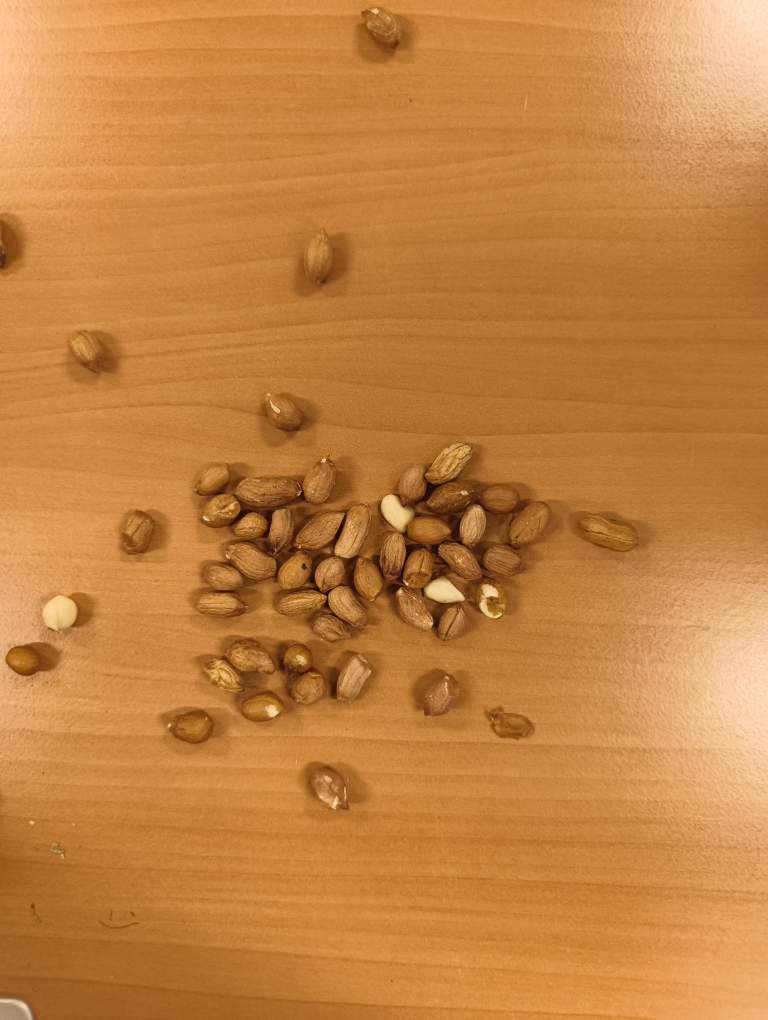
#> input picture dados/grain_detection/photos/test/peanuts_0006.jpg, 3072 x 4080 px (shown at 1/4 size)
$ python -i segmentacao.py   (imports and definitions only)   (older library calls are emulated)
#> lines starting #> are read from the running program, lines starting #| are printed output that depends on the picture; after the words box and inside, x2 and y2 are one past the last pixel; in counts of white or black regions, pixels touching at a corner belong together
#> further down, picture is the input picture: shape (4080, 3072, 3); mean B, G, R 64.9, 130.2, 195.7
# Separação objeto/fundo: redimensionamento, suavização, limiarização
# (Otsu ou HSV) e morfologia (abertura/fechamento). Saída: imagem binária 0/255.

import cv2
import numpy as np

# Parâmetros da detecção do tipo de fundo (definidos olhando só as fotos de val)
FRACAO_CANTO = 1 / 20   # lado do quadrado de cada canto, em fração do maior lado
LIMIAR_PRETO = 15       # brilho abaixo disso conta como preto (0 a 255)


def tem_fundo_escuro(imagem):

    # Fotos de mesa escura são recortadas em círculo: os 4 cantos ficam pretos
    cinza = cv2.cvtColor(imagem[..., :3], cv2.COLOR_BGR2GRAY)
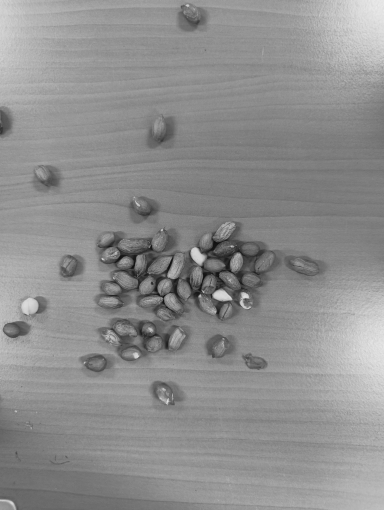
#> cinza: shape (4080, 3072) (shown at 1/8 size); min 8, max 236, mean 142.3
    k = int(max(cinza.shape) * FRACAO_CANTO)
    cantos = np.concatenate([
        cinza[:k, :k].ravel(), cinza[:k, -k:].ravel(),
        cinza[-k:, :k].ravel(), cinza[-k:, -k:].ravel(),
    ])
    return (cantos < LIMIAR_PRETO).mean() > 0.5


# [25 lines left out: function segmentar_fundo_escuro, not called in this run]


def segmentar_fundo_madeira(imagem):

    el = lambda n: cv2.getStructuringElement(cv2.MORPH_ELLIPSE, (n, n))

    img = cv2.resize(imagem[..., :3], (1000, int(1000* imagem.shape[0] / imagem.shape[1])), interpolation=cv2.INTER_AREA)

    L = cv2.medianBlur(cv2.cvtColor(img, cv2.COLOR_BGR2LAB)[..., 0], 11).astype(np.float32)

    grad = cv2.magnitude(cv2.Sobel(L, cv2.CV_32F, 1, 0), cv2.Sobel(L, cv2.CV_32F, 0 , 1))
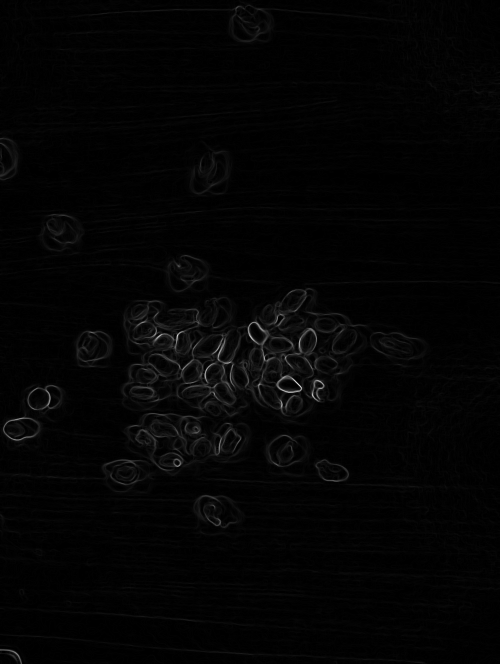
#> grad: shape (1328, 1000) float32 (shown at 1/2 size); min 0, max 420.1, mean 7.1; drawn with min black and max white
    borda = cv2.morphologyEx((grad > 20).astype(np.uint8) * 255, cv2.MORPH_CLOSE, el(15))
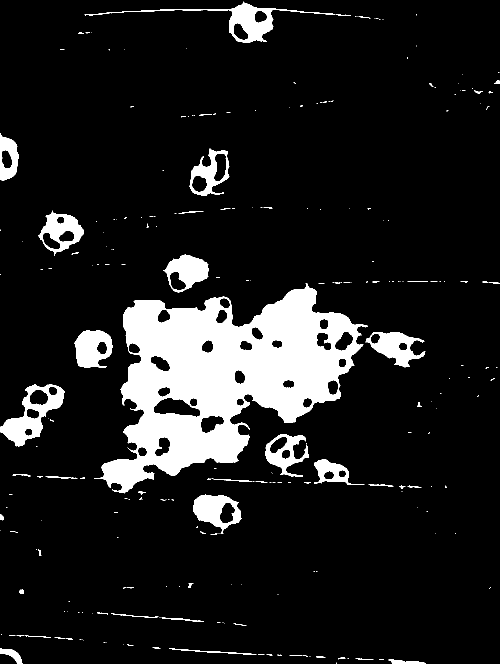
#> borda: shape (1328, 1000) (shown at 1/2 size); 11.4% white; 251 white regions (189 under 20 px), largest, box (x1, y1, x2, y2) and area: (188, 567, 736, 987) 106744, (0, 769, 130, 893) 5880, (169, 3, 670, 85) 5151
    fundo = cv2.bitwise_not(borda)
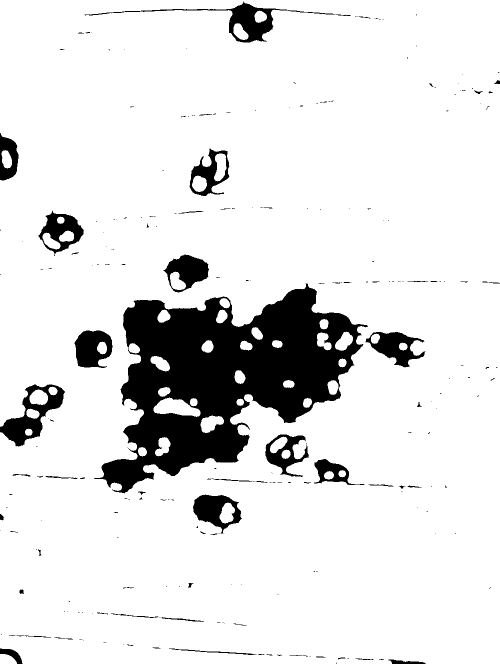
#> fundo: shape (1328, 1000) (shown at 1/2 size); 88.6% white; 251 black regions (189 under 20 px), largest, box (x1, y1, x2, y2) and area: (188, 567, 736, 987) 106744, (0, 769, 130, 893) 5880, (169, 3, 670, 85) 5151
    cv2.floodFill(fundo, None, (0, 0), 0)
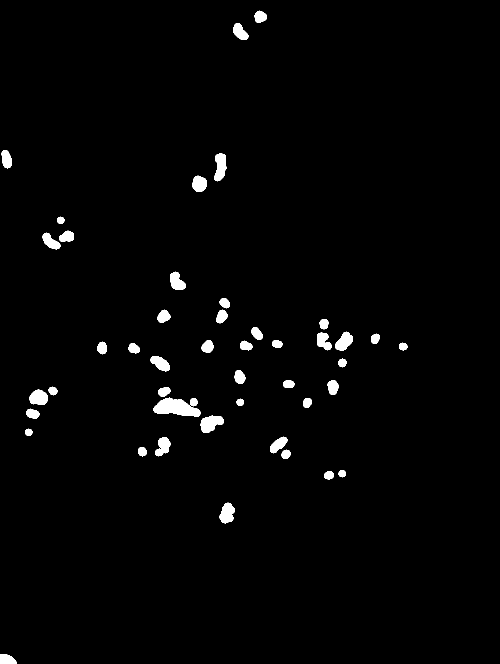
#> fundo: shape (1328, 1000) (shown at 1/2 size); 1.8% white; 46 white regions, largest, box (x1, y1, x2, y2) and area: (307, 795, 401, 834) 2249, (401, 831, 448, 866) 1076, (428, 307, 453, 363) 1007

    mascara = cv2.morphologyEx(borda | fundo, cv2.MORPH_OPEN, el(25))
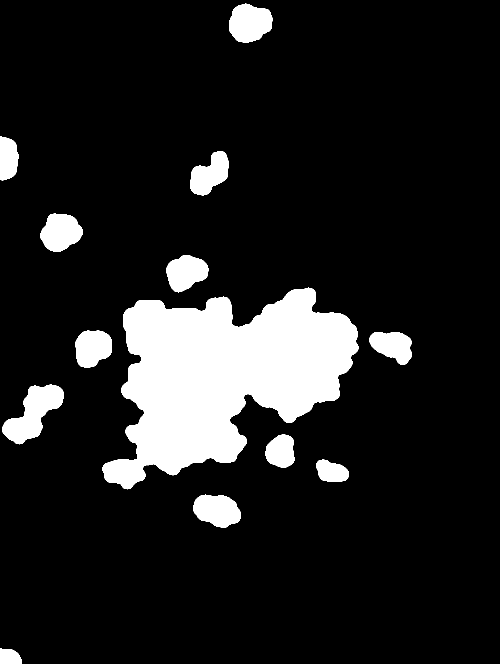
#> mascara: shape (1328, 1000) (shown at 1/2 size); 12.4% white; 13 white regions, largest, box (x1, y1, x2, y2) and area: (205, 575, 717, 979) 117355, (4, 769, 127, 889) 7266, (458, 7, 545, 85) 5178

    mascara = cv2.resize(mascara, (imagem.shape[1], imagem.shape[0]), interpolation = cv2.INTER_NEAREST)
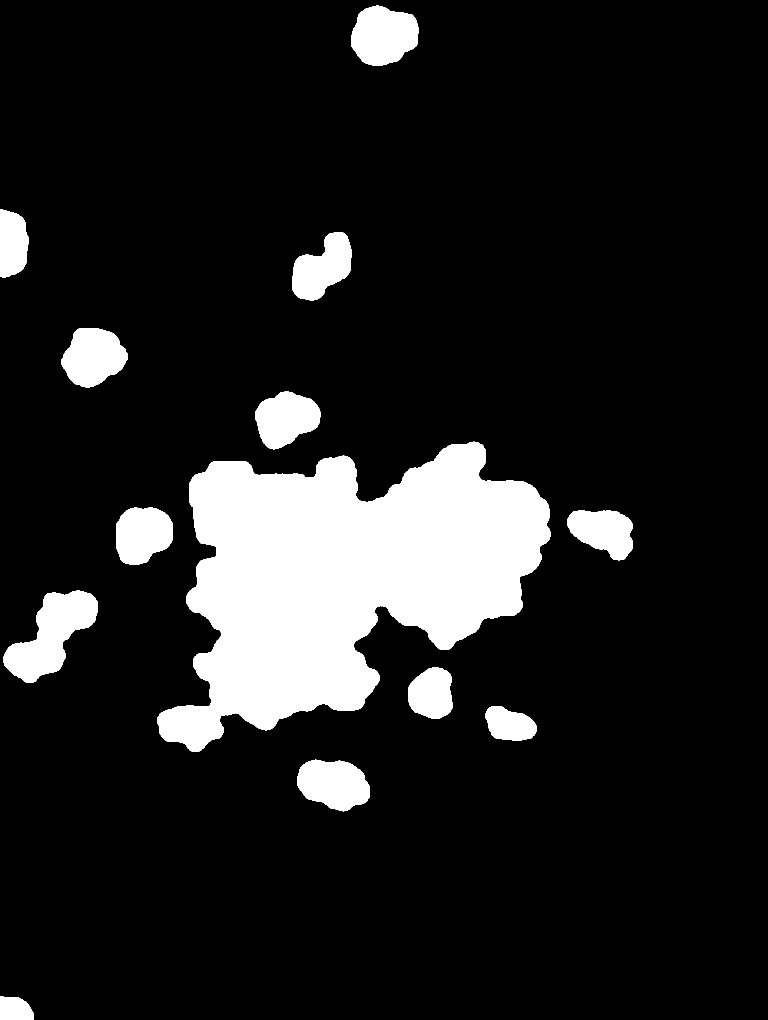
#> mascara: shape (4080, 3072) (shown at 1/4 size); 12.4% white; 13 white regions, largest, box (x1, y1, x2, y2) and area: (630, 1767, 2203, 3008) 1107596, (13, 2363, 391, 2732) 68603, (1407, 22, 1675, 262) 48876
    return mascara


def segmentar_amendoins(imagem):

    if tem_fundo_escuro(imagem):
        return segmentar_fundo_escuro(imagem)
    return segmentar_fundo_madeira(imagem)


"""def segmentar_fundo_escuro(imagem):
    gray = cv2.cvtColor(imagem, cv2.COLOR_BGR2GRAY)

    # ou o gaussian ou o median, ve qual fica melhor
    #blur = cv2.GaussianBlur(gray, (11,11), 0)
    blur = cv2.medianBlur(gray, 11)

    #filtro = cv2.adaptiveThreshold(
    #    blur,
    #    255, # valor do objeto
    #    cv2.ADAPTIVE_THRESH_GAUSSIAN_C, # média local
    #    cv2.THRESH_BINARY_INV, # tipo de limiar. Se não tivesse INV ia ter fundo branco e obj preto
    #    31, # tamanho do bloco de comparação. Se for pequeno pega mais ruído. Deve ser ímpar
    #    4 # constante de rigorosidade. Quanto maior, menos ruídos, mas pode perder detalhes
    #)
    filtro = cv2.Canny(blur, 8, 55)


    kernel = np.ones((2,2), np.uint8)

    mascara = cv2.morphologyEx(filtro, cv2.MORPH_CLOSE, kernel, iterations=1)
    # [9 lines of commented-out code are left out]

    return mascara"""

>>> import cv2
>>> picture = cv2.imread('../dados/grain_detection/photos/test/peanuts_0006.jpg')
>>> result = segmentar_amendoins(picture)

$ run again, on dados/grain_detection/photos/test/peanuts_0009.jpg
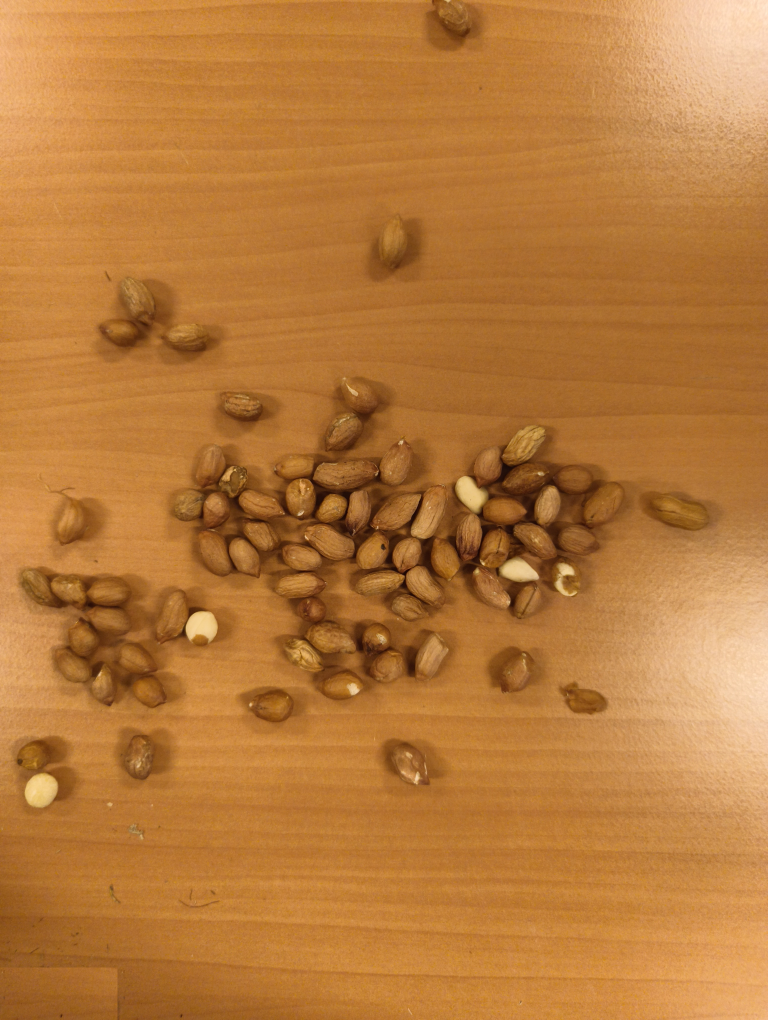
#> input picture dados/grain_detection/photos/test/peanuts_0009.jpg, 3072 x 4080 px (shown at 1/4 size)
#> picture is the input picture: shape (4080, 3072, 3); mean B, G, R 59.1, 122.3, 183.8
#> in segmentar_fundo_madeira, `borda = cv2.morphologyEx((grad > 20).astype(np.uint8) * 255, cv2.MORPH..`:
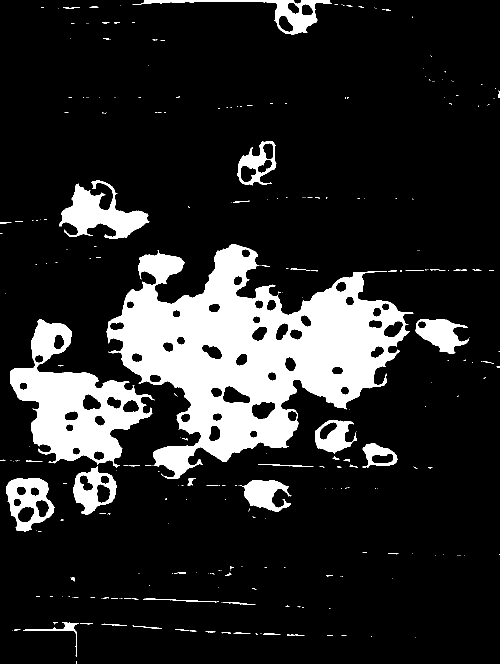
#> borda: shape (1328, 1000) (shown at 1/2 size); 15.4% white; 287 white regions (229 under 20 px), largest, box (x1, y1, x2, y2) and area: (212, 488, 827, 958) 128414, (20, 638, 310, 936) 34631, (118, 361, 299, 477) 9309
#> in segmentar_fundo_madeira, `mascara = cv2.resize(mascara, (imagem.shape[1], imagem.shape[0]), inte..`:
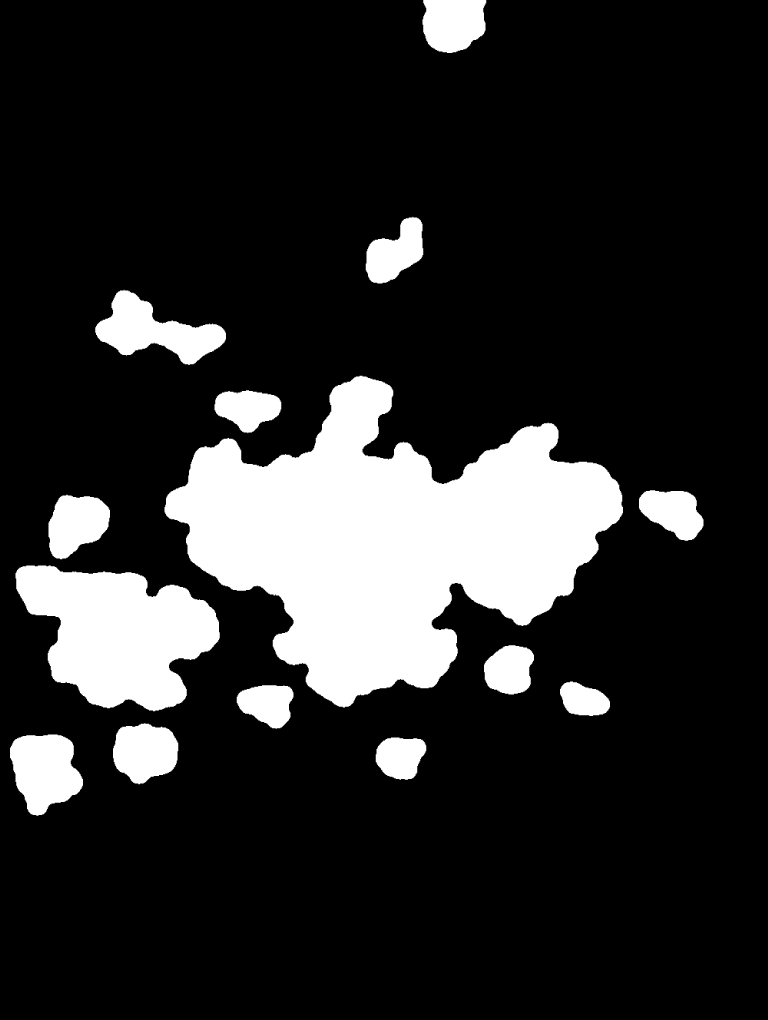
#> mascara: shape (4080, 3072) (shown at 1/4 size); 16.4% white; 14 white regions, largest, box (x1, y1, x2, y2) and area: (658, 1503, 2492, 2830) 1259395, (62, 2262, 879, 2845) 309010, (381, 1159, 904, 1460) 74845

$ run again, on dados/grain_detection/photos/test/peanuts_0027.jpg
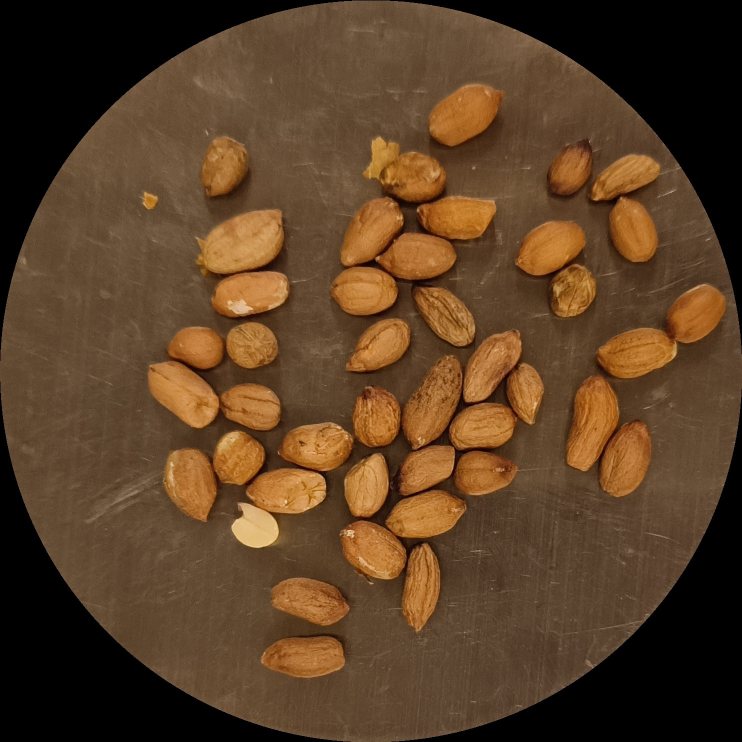
#> input picture dados/grain_detection/photos/test/peanuts_0027.jpg, 1484 x 1484 px (shown at 1/2 size)
#> picture is the input picture: shape (1484, 1484, 3); mean B, G, R 37.2, 62.4, 89.3
#> lab: shape (1484, 1484, 3); mean of channels 0, 1, 2 73.3, 136.3, 146.8
#> in segmentar_fundo_escuro, `gray = cv2.cvtColor(imagem[..., :3], cv2.COLOR_BGR2GRAY) > 15`:
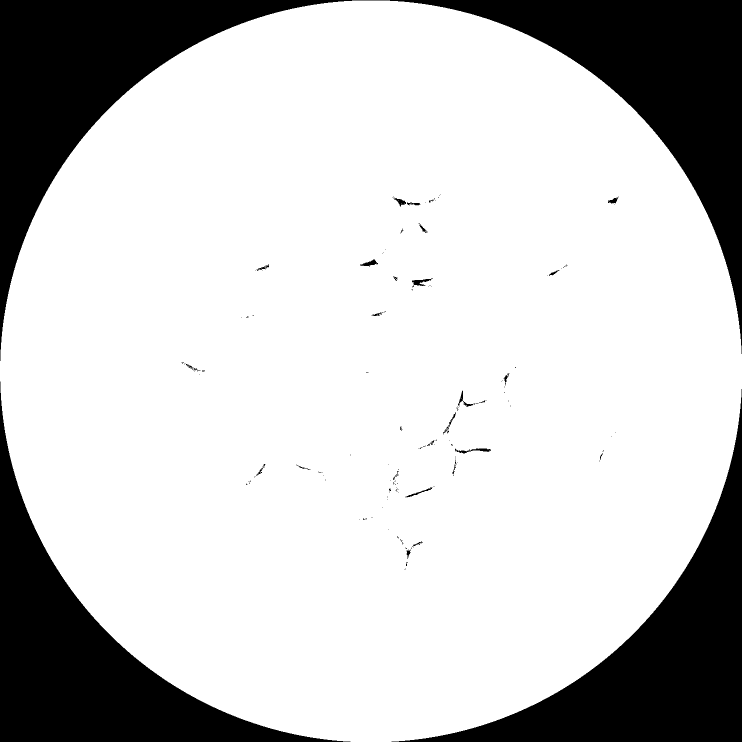
#> gray: shape (1484, 1484) bool (shown at 1/2 size); 78.4% white; 174 black regions (145 under 20 px), largest, box (x1, y1, x2, y2) and area: (0, 0, 1484, 722) 237055, (0, 763, 701, 1484) 117878, (783, 778, 1484, 1484) 117482
#> limiar = 158
#> sombra: shape (1484, 1484) bool; 10.4% white; 861 white regions (613 under 20 px), largest, box (x1, y1, x2, y2) and area: (280, 339, 1100, 1276) 97545, (0, 0, 1484, 722) 29328, (0, 763, 701, 1484) 14200
#> in segmentar_fundo_escuro, `mascara = cv2.morphologyEx(mascara, cv2.MORPH_CLOSE, kernel, iteration..`:
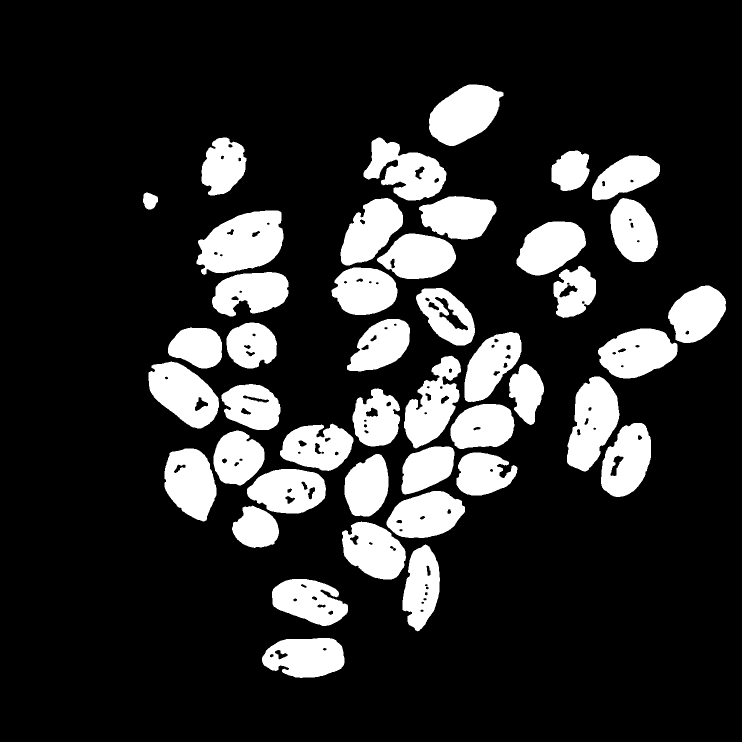
#> mascara: shape (1484, 1484) (shown at 1/2 size); 17.6% white; 43 white regions, largest, box (x1, y1, x2, y2) and area: (393, 421, 567, 550) 15717, (1134, 753, 1239, 943) 12857, (858, 169, 1007, 292) 12203
